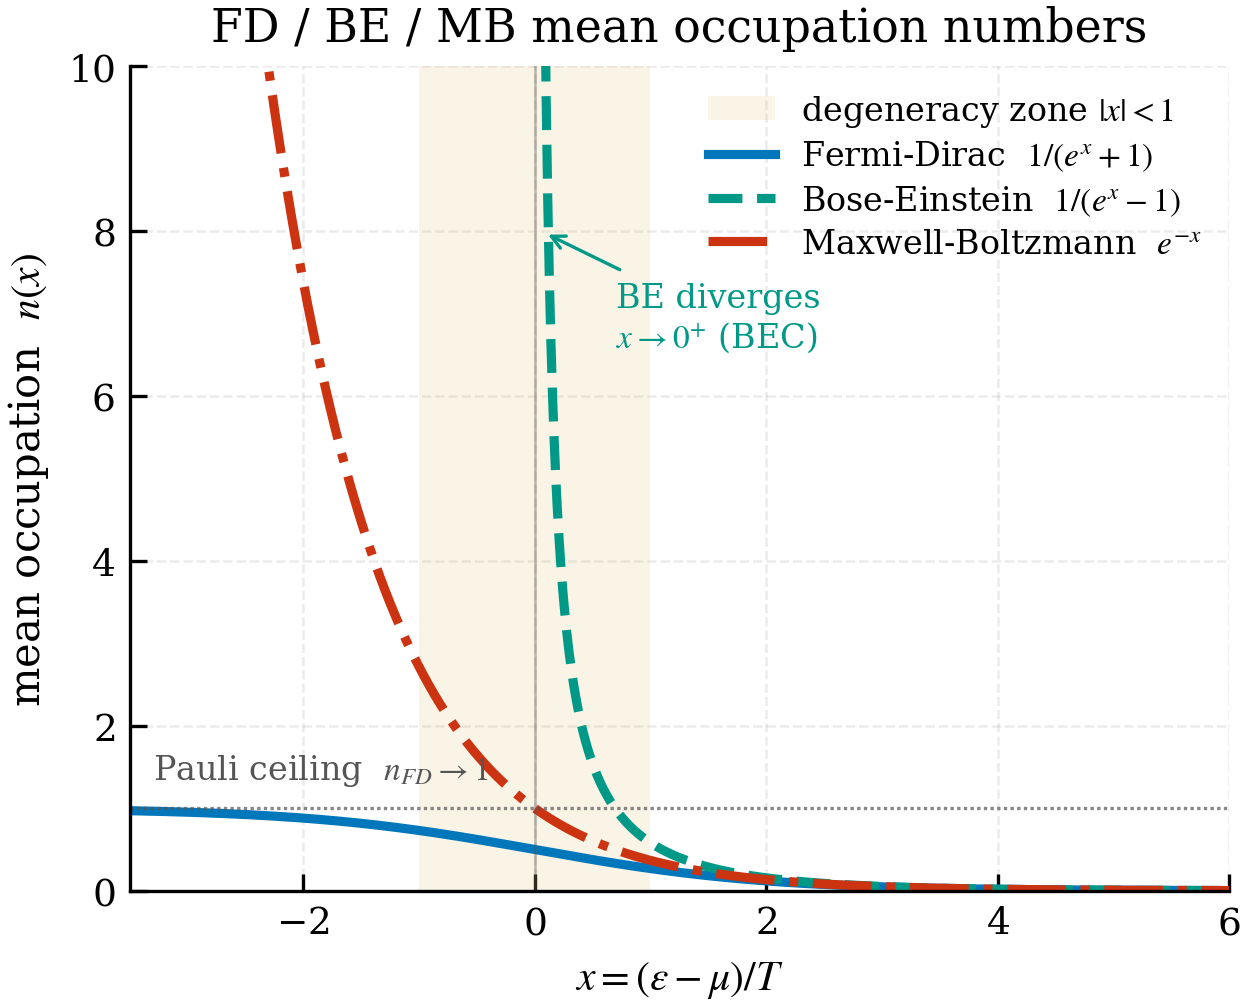

Write Python code to recreate this figure.
# -*- coding: utf-8 -*-
"""
fig02_occupation.py  ->  fig02_occupation.{pdf,png}

WHAT IT SHOWS
-------------
The mean occupation number of a single-particle state as a function of the
dimensionless variable

        x = (eps - mu) / T ,

for the three ideal-gas statistics:

        Fermi-Dirac      n_FD = 1/(e^x + 1)   -> bounded by the Pauli ceiling 1
        Bose-Einstein    n_BE = 1/(e^x - 1)   -> diverges as x -> 0^+ (onset of
                                                 Bose-Einstein condensation)
        Maxwell-Boltzmann n_MB = e^{-x}       -> the common classical limit,
                                                 approached by both quantum
                                                 statistics for x >> 1.

The quantum-degeneracy zone |x| < 1, where the three curves differ
significantly, is shaded.

IMPORTANT (risk R19)
--------------------
These curves depend ONLY on the dimensionless x = (eps - mu)/T.  There is NO
"mc^2 = 0.5 T" label anywhere: the occupation numbers carry no separate
dependence on the rest energy, so quoting such a value would be misleading.
This figure is a pure illustration of occupation statistics.

CONVENTION (see 00_conventions.tex)
-----------------------------------
n_BE is physical only for x > 0 (mu < eps); it is drawn only there.  n_FD and
n_MB are drawn over the full x range.  Natural units c = hbar = k_B = 1.

PROVENANCE
----------
COMPUTED (pure analytic evaluation; no data, no free parameters).

Run:  python fig02_occupation.py
"""

from __future__ import annotations

import os
import sys

HERE = os.path.dirname(os.path.abspath(__file__))
CODE_DIR = os.path.dirname(HERE)
if CODE_DIR not in sys.path:
    sys.path.insert(0, CODE_DIR)

import numpy as np  # noqa: E402

import _common as C  # noqa: E402
from _common import apply_style, savefig_dual  # noqa: E402


def main():
    plt = apply_style()

    x = np.linspace(-3.5, 6.0, 1400)
    x_pos = x[x > 0.02]                      # BE only for x > 0

    n_fd = 1.0 / (np.exp(x) + 1.0)
    n_mb = np.exp(-x)
    n_be = 1.0 / (np.exp(x_pos) - 1.0)

    fig, ax = plt.subplots(figsize=(4.2, 3.4))

    # degeneracy zone |x| < 1
    ax.axvspan(-1.0, 1.0, color="#DDAA33", alpha=0.12, lw=0,
               label="degeneracy zone $|x|<1$")

    ax.plot(x, n_fd, ls="-", color="#0077BB", lw=2.2,
            label=r"Fermi-Dirac  $1/(e^{x}+1)$")
    ax.plot(x_pos, n_be, ls="--", color="#009988", lw=2.2,
            label=r"Bose-Einstein  $1/(e^{x}-1)$")
    ax.plot(x, n_mb, ls="-.", color="#CC3311", lw=2.2,
            label=r"Maxwell-Boltzmann  $e^{-x}$")

    # Pauli ceiling and x=0 guide
    ax.axhline(1.0, color="#555555", lw=0.8, ls=(0, (1, 1)), alpha=0.7)
    ax.annotate("Pauli ceiling  $n_{FD}\\to1$", xy=(-3.3, 1.0),
                xytext=(-3.3, 1.35), fontsize=8, color="#555555")
    ax.axvline(0.0, color="#555555", lw=0.6, alpha=0.4)
    ax.annotate("BE diverges\n$x\\to0^{+}$ (BEC)", xy=(0.05, 8.0),
                xytext=(0.7, 6.6), fontsize=8, color="#009988",
                arrowprops=dict(arrowstyle="->", color="#009988", lw=0.8))

    ax.set_xlim(-3.5, 6.0)
    ax.set_ylim(0.0, 10.0)
    ax.set_xlabel(r"$x = (\varepsilon - \mu)/T$")
    ax.set_ylabel(r"mean occupation  $n(x)$")
    ax.set_title("FD / BE / MB mean occupation numbers")
    ax.grid(True, which="major", alpha=0.25)
    ax.legend(loc="upper right", fontsize=8)

    paths = savefig_dual(fig, "fig02_occupation")
    for p in paths:
        print("wrote", p)
    print("checks: n_FD(0)=%.4f (=1/2), n_MB(0)=%.4f (=1), "
          "n_FD/n_MB/n_BE -> e^-x for x>>1"
          % (1.0 / (np.exp(0) + 1.0), np.exp(0)))
    plt.close(fig)


if __name__ == "__main__":
    main()
